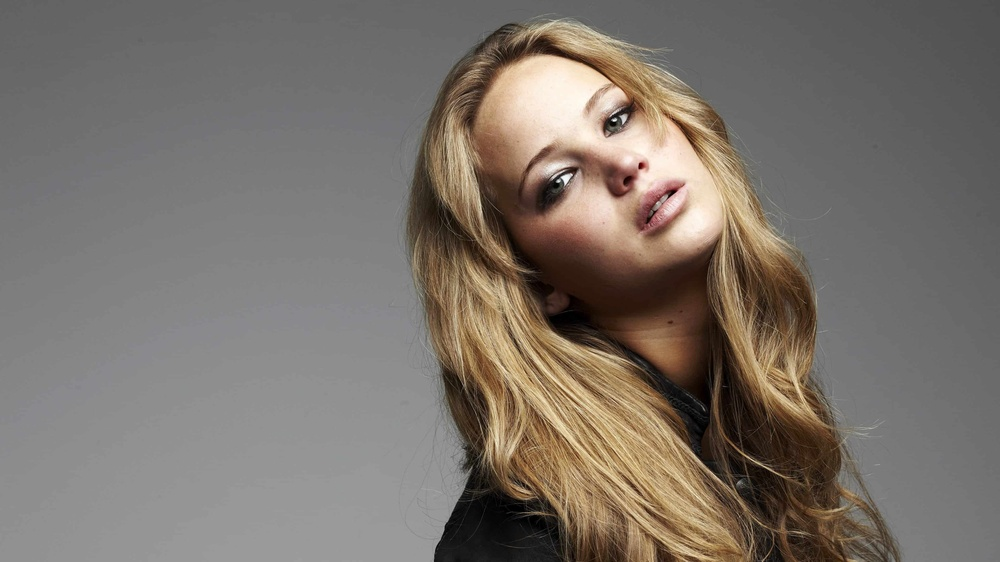
#> input picture Images/jeniffer.jpg, 1000 x 562 px, shrunk from 3840 x 2160 before the run, found by its file name
$ python Q6.py
#> lines starting #> are read from the running program, lines starting #| are printed output that depends on the picture; after the words box and inside, x2 and y2 are one past the last pixel; in counts of white or black regions, pixels touching at a corner belong together
import cv2
import numpy as np
import matplotlib.pyplot as plt

# (a) Open image and split into HSV planes
img = cv2.imread(r'Images\jeniffer.jpg')
#> img is the input picture: shape (562, 1000, 3); mean B, G, R 106.8, 114.3, 122.3

hsv = cv2.cvtColor(img, cv2.COLOR_BGR2HSV)
#> hsv: shape (562, 1000, 3); mean H, S, V 10.7, 35.6, 122.4
h, s, v = cv2.split(hsv)
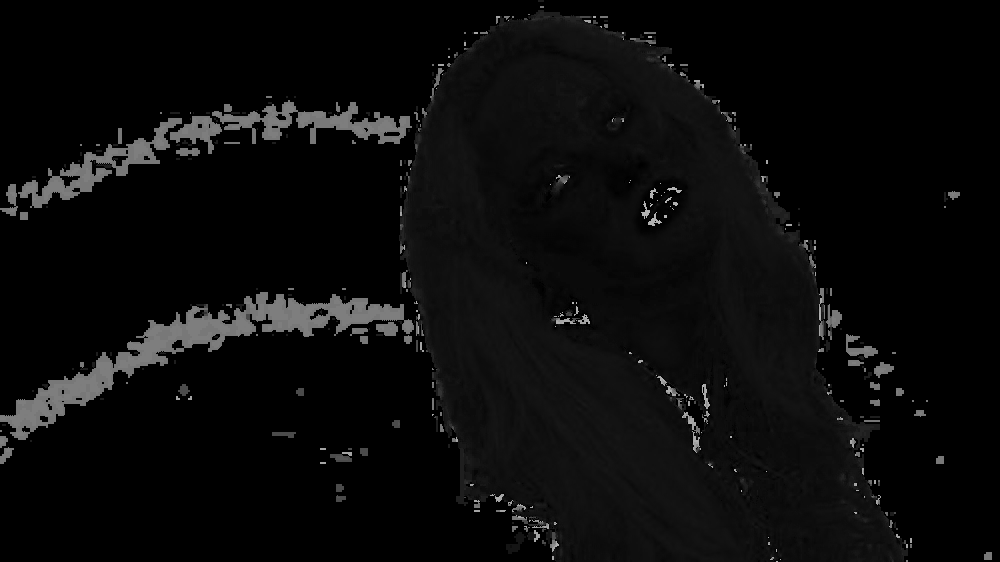
#> h: shape (562, 1000); min 0, max 179, mean 10.7
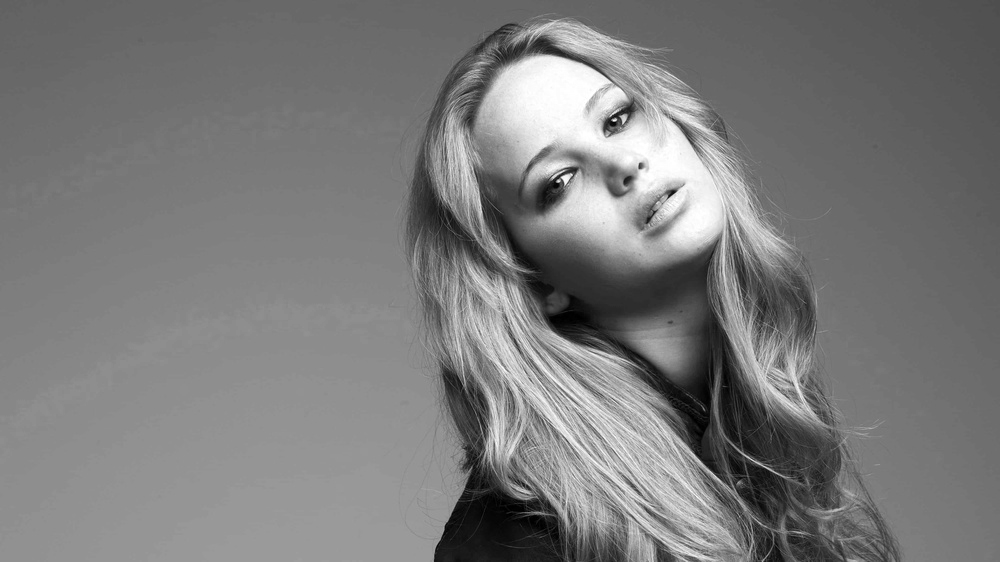
#> v: shape (562, 1000); min 0, max 255, mean 122.4

# Display Hue, Saturation, and Value channels in grayscale
plt.figure(figsize=(12,4))
plt.subplot(1,3,1); plt.title('Hue'); plt.imshow(h, cmap='gray'); plt.axis('off')
plt.subplot(1,3,2); plt.title('Saturation'); plt.imshow(s, cmap='gray'); plt.axis('off')
plt.subplot(1,3,3); plt.title('Value'); plt.imshow(v, cmap='gray'); plt.axis('off')
plt.show()

# (b) Select appropriate plane for foreground mask
# Usually, the 'Value' or 'Saturation' plane helps isolate foreground by thresholding.
# Let's try thresholding on 'Value' channel using Otsu's method

_, mask = cv2.threshold(s, 12, 255, cv2.THRESH_BINARY)
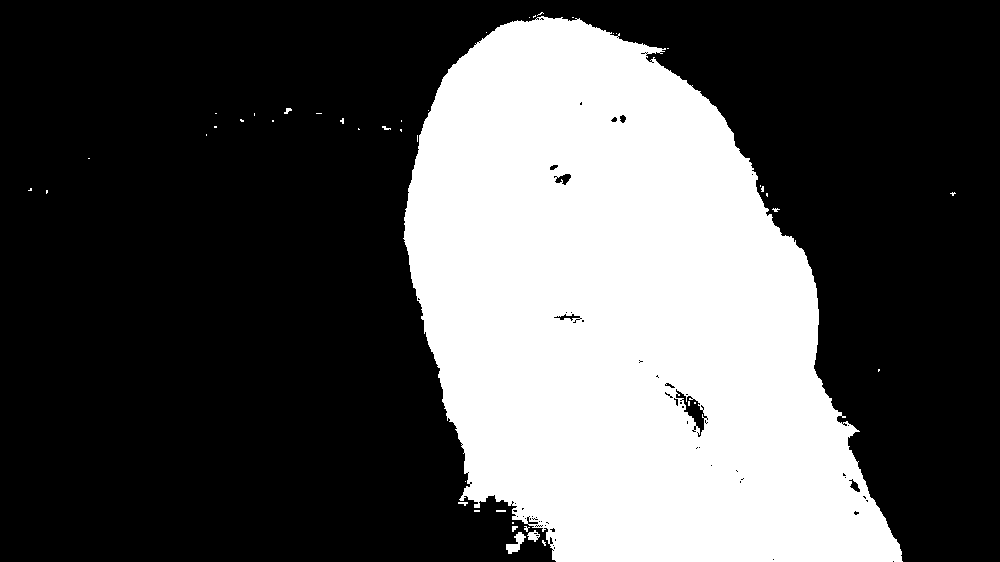
#> mask: shape (562, 1000); 33.1% white; 45 white regions (37 under 20 px), largest, box (x1, y1, x2, y2) and area: (403, 16, 903, 562) 185483, (506, 532, 526, 554) 200, (527, 530, 540, 542) 87

foreground = cv2.bitwise_and(img, img, mask=mask)


plt.figure(figsize=(10, 5))

plt.imshow(cv2.cvtColor(foreground, cv2.COLOR_BGR2RGB))
plt.title('Extracted Foreground', fontsize=18)
plt.axis('off')
plt.show()

plt.figure()
plt.title('Foreground Mask')
plt.imshow(mask, cmap='gray')
plt.axis('off')
plt.show()

# (c) Obtain foreground only using bitwise_and


# Compute histogram of foreground in grayscale (for simplicity, convert foreground to grayscale)
foreground_gray = cv2.cvtColor(foreground, cv2.COLOR_BGR2GRAY)
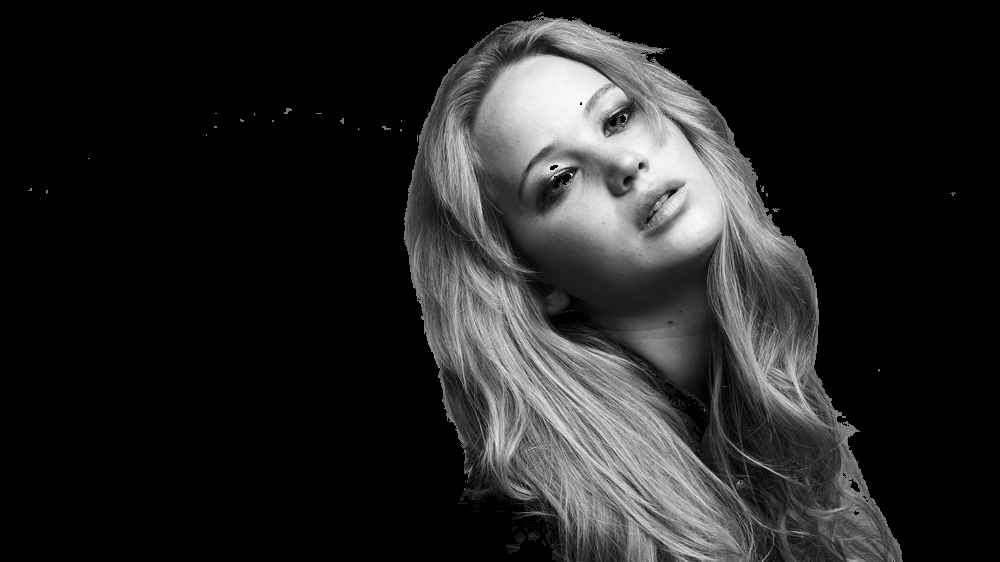
#> foreground_gray: shape (562, 1000); min 0, max 252, mean 36.1
hist = cv2.calcHist([foreground_gray], [0], mask, [256], [0,256])
#> hist = 256 values, max 1748 at index 31, min 0 at index 253, mean 727

plt.figure()
plt.title('Histogram of Foreground')
plt.plot(hist)
plt.xlim([0,256])
plt.show()
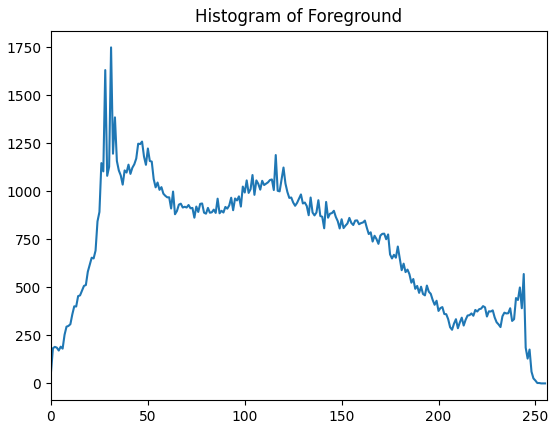
#> figure drawn by matplotlib, 1 panel; curve peaks at x = 31, y = 1748

# (d) Obtain cumulative sum of the histogram
cdf = hist.cumsum()
#> cdf = 256 values from 60 to 186114
cdf_normalized = cdf / cdf[-1]  # normalize to [0,1]
#> cdf_normalized = 256 values from 0.000322 to 1

# (e) Histogram equalize foreground pixels using formula:
# new_pixel = round(cdf(old_pixel) * (L - 1)) where L=256

# Create lookup table for equalization based on foreground histogram CDF
lut = np.floor(cdf_normalized * 255).astype('uint8')
#> lut = 256 values from 0 to 255

# Apply LUT to foreground grayscale image (only pixels in foreground mask)
equalized_foreground_gray = cv2.LUT(foreground_gray, lut)

# Convert equalized grayscale back to BGR to merge later
equalized_foreground = cv2.cvtColor(equalized_foreground_gray, cv2.COLOR_GRAY2BGR)

# (f) Extract background and combine with equalized foreground

# Background mask is inverse of foreground mask
background_mask = cv2.bitwise_not(mask)
background = cv2.bitwise_and(img, img, mask=background_mask)
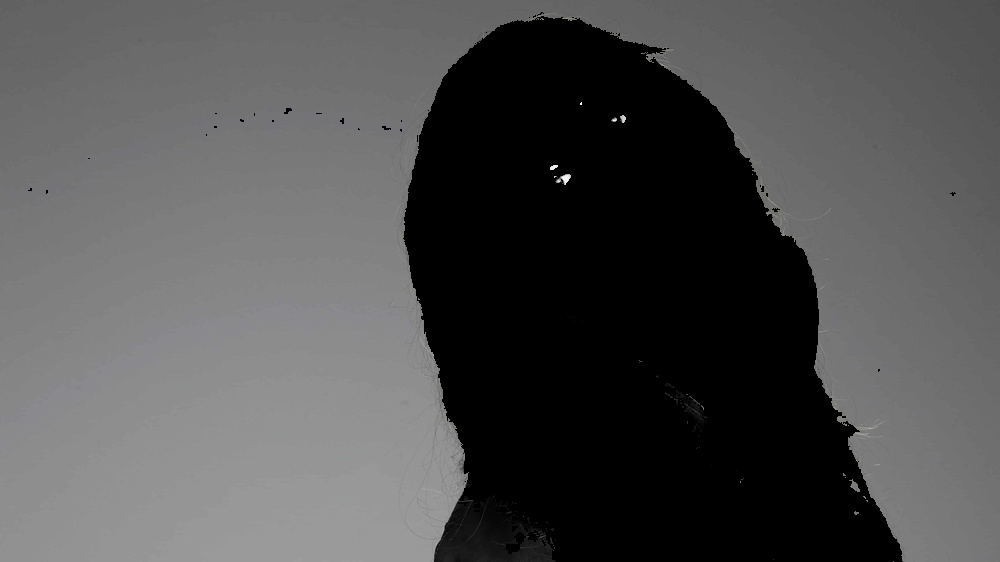
#> background: shape (562, 1000, 3); mean B, G, R 79.8, 79.7, 79.7

# Combine background and equalized foreground
result = cv2.add(background, equalized_foreground)

# Show all required images
plt.figure(figsize=(15,8))

plt.subplot(2,3,1)
plt.title('Original Image')
plt.imshow(cv2.cvtColor(img, cv2.COLOR_BGR2RGB))
plt.axis('off')

plt.subplot(2,3,2)
plt.title('Hue')
plt.imshow(h, cmap='gray')
plt.axis('off')

plt.subplot(2,3,3)
plt.title('Saturation')
plt.imshow(s, cmap='gray')
plt.axis('off')

plt.subplot(2,3,4)
plt.title('Value')
plt.imshow(v, cmap='gray')
plt.axis('off')

plt.subplot(2,3,5)
plt.title('Foreground Mask')
plt.imshow(mask, cmap='gray')
plt.axis('off')

plt.subplot(2,3,6)
plt.title('Histogram Equalized Foreground')
plt.imshow(cv2.cvtColor(result, cv2.COLOR_BGR2RGB))
plt.axis('off')

plt.tight_layout()
plt.show()
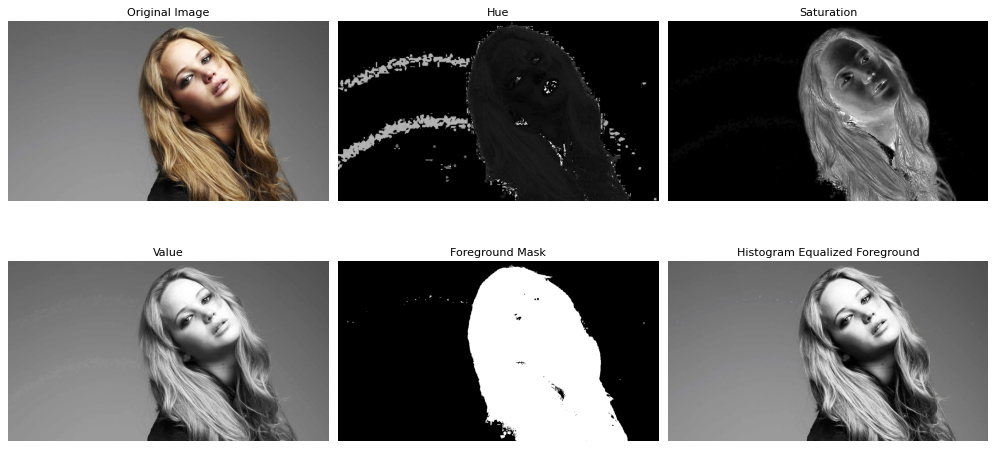
#> figure drawn by matplotlib, 6 panels

$ run again, with Images/emma.jpg copied over Images/jeniffer.jpg
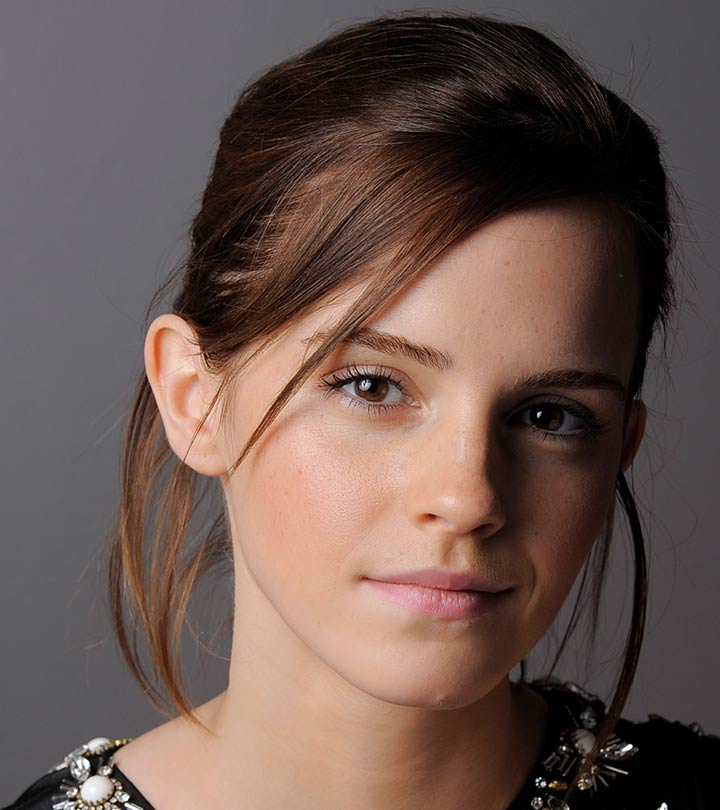
#> input picture Images/emma.jpg, 720 x 810 px, found by its file name
#> img is the input picture: shape (810, 720, 3); mean B, G, R 80.1, 87.4, 106.8
#> hsv: shape (810, 720, 3); mean H, S, V 54.8, 73.4, 107.5
#> `_, mask = cv2.threshold(s, 12, 255, cv2.THRESH_BINARY)`:
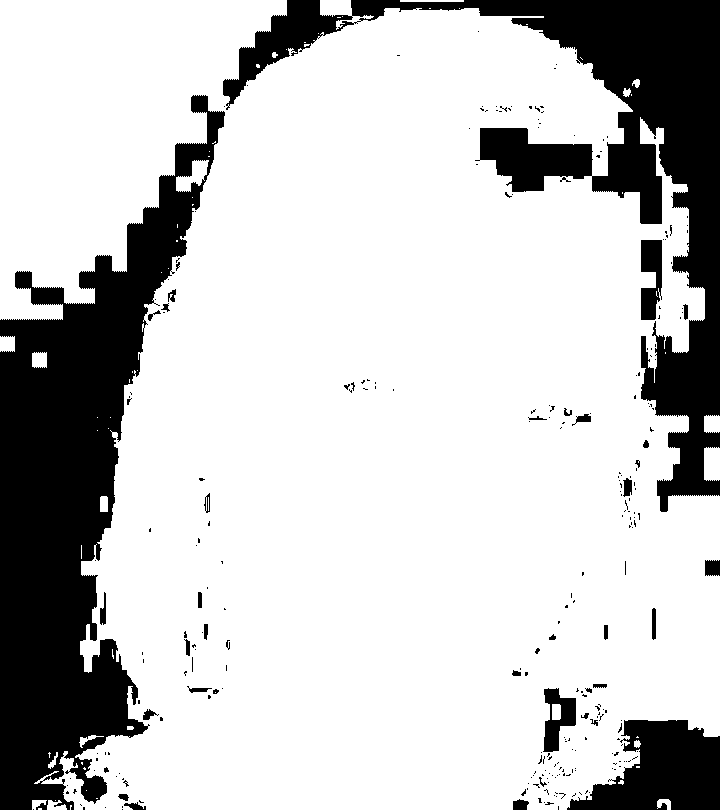
#> mask: shape (810, 720); 78.1% white; 275 black regions (235 under 20 px), largest, box (x1, y1, x2, y2) and area: (0, 95, 225, 810) 64482, (223, 0, 720, 512) 48869, (567, 720, 720, 810) 8864
#> hist = 256 values, max 12345 at index 110, min 0 at index 234, mean 1778.9
#> cdf = 256 values from 2089 to 455388
#> cdf_normalized = 256 values from 0.00459 to 1
#> lut = 256 values from 1 to 255
#> `result = cv2.add(background, equalized_foreground)`:
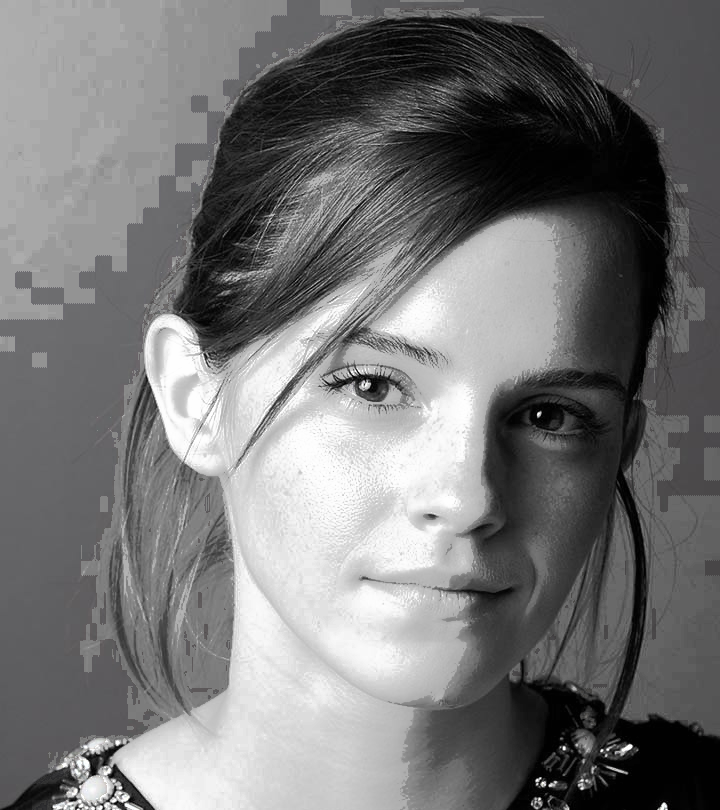
#> result: shape (810, 720, 3); mean B, G, R 117.5, 117.1, 117.3
